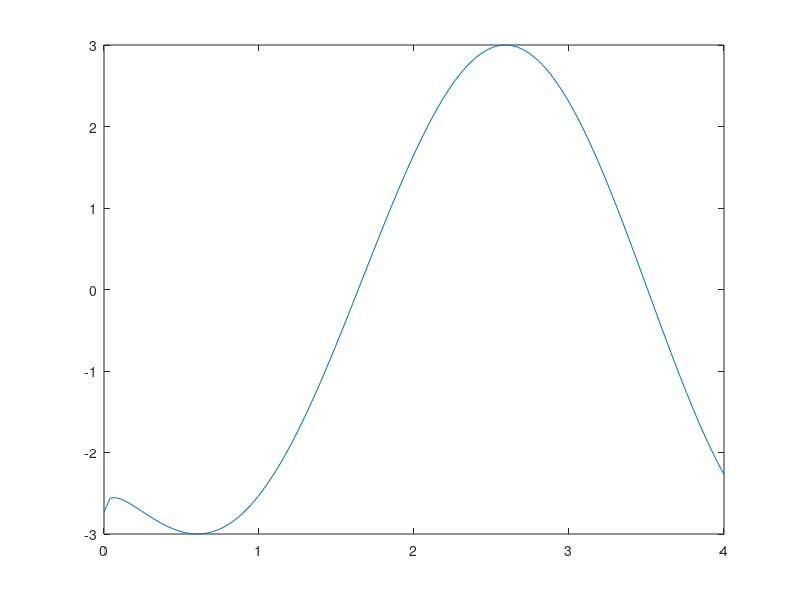

Source code (MATLAB): (Note: this script raises an error after producing the figure.)
clear
x=linspace(0,4)
    y1=3*sin(2*x-sqrt(x)-2);
plot(x,y1)
syms x
eqn = 3*sin(2*x-sqrt(x)-2);
solx = solve(eqn, x)

